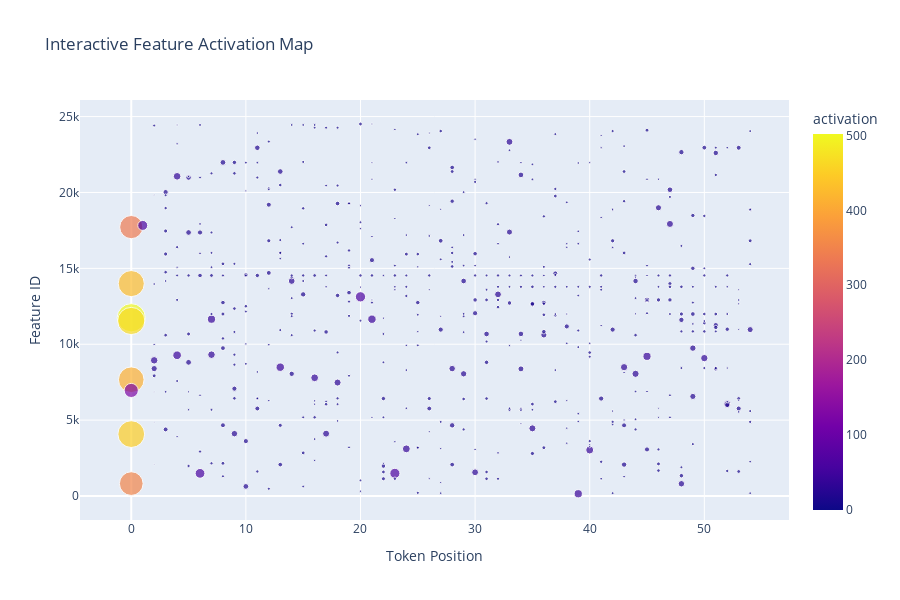

The code cell stored with this chart in its notebook:
### Code cell
interactive_feature_explorer(sae_dict, model)

### Figure 1 — Plotly figure (JSON) as saved in the notebook; plotly's stock layout.template omitted (floating-point values rounded to 4 significant figures; data arrays with more than 128 entries replaced by an {"elided": "..."} marker saying what was removed)
{"data": [{"customdata": {"elided": "550x2 mixed values"}, "hovertemplate": "Token Position=%{x}<br>Feature ID=%{y}<br>activation=%{marker.color}<br>token=%{customdata[0]}<br>rank=%{customdata[1]}<extra></extra>", "legendgroup": "", "marker": {"color": {"elided": "550 float values"}, "coloraxis": "coloraxis", "size": {"elided": "550 float values"}, "sizemode": "area", "sizeref": 1.255, "symbol": "circle"}, "mode": "markers", "name": "", "orientation": "v", "showlegend": false, "type": "scatter", "x": {"elided": "550 int values"}, "xaxis": "x", "y": {"elided": "550 int values"}, "yaxis": "y"}], "layout": {"coloraxis": {"colorbar": {"title": {"text": "activation"}}, "colorscale": [[0, "#0d0887"], [0.1111, "#46039f"], [0.2222, "#7201a8"], [0.3333, "#9c179e"], [0.4444, "#bd3786"], [0.5556, "#d8576b"], [0.6667, "#ed7953"], [0.7778, "#fb9f3a"], [0.8889, "#fdca26"], [1, "#f0f921"]]}, "height": 600, "legend": {"itemsizing": "constant", "tracegroupgap": 0}, "title": {"text": "Interactive Feature Activation Map"}, "xaxis": {"anchor": "y", "domain": [0, 1], "title": {"text": "Token Position"}}, "yaxis": {"anchor": "x", "domain": [0, 1], "title": {"text": "Feature ID"}}}}
